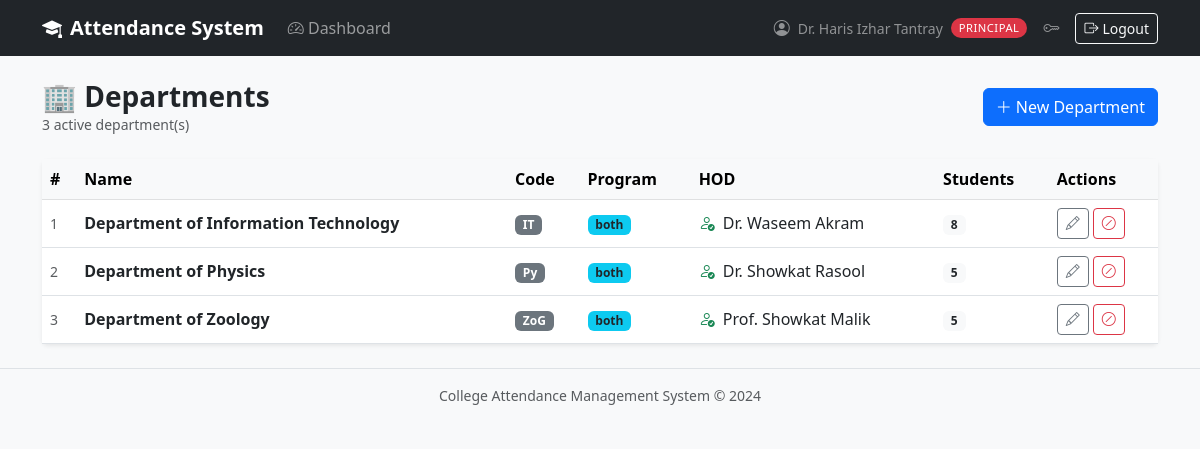
/principal/departments (signed in), run on an earlier commit of the app's database.
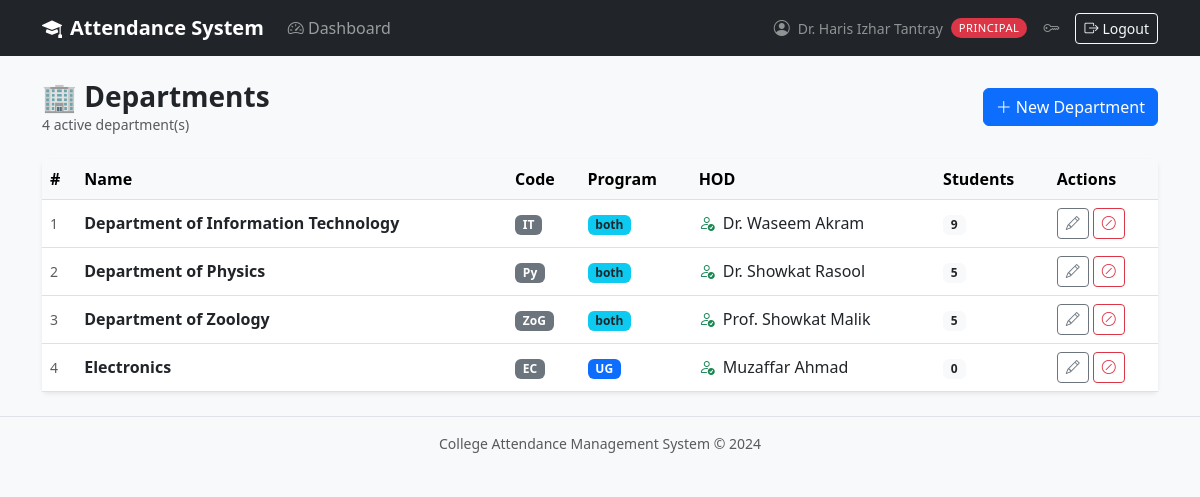
And on a later commit of the database.
### app/models/department.py (models this page shows, shortened)
class Department(db.Model):
    __tablename__ = 'departments'
    id   = db.Column(db.Integer, primary_key=True)
    name = db.Column(db.String(100), unique=True, nullable=False)
    code = db.Column(db.String(10),  unique=True, nullable=False)
    program_type = db.Column(
        db.String(10),
        nullable=False,
        default='UG'
    )
    is_active  = db.Column(db.Boolean, default=True, nullable=False)
    created_at = db.Column(db.DateTime, default=datetime.utcnow, nullable=False)
    teachers = db.relationship('Teacher', back_populates='department',
                               lazy='dynamic')
    students = db.relationship('Student', back_populates='department',
                               lazy='dynamic')
    subjects = db.relationship('Subject', back_populates='department',
                               lazy='dynamic')
    @property
    def hod(self):
        return self.teachers.filter_by(is_hod=True, is_active=True).first()
    @property
    def total_students(self):
        return self.students.filter_by(is_graduated=False).count()

### app/models/user.py (models this page shows, shortened)
class User(UserMixin, db.Model):
    __tablename__ = 'users'
    id = db.Column(db.Integer, primary_key=True)
    email = db.Column(db.String(120), unique=True, nullable=False, index=True)
    first_name = db.Column(db.String(50), nullable=False)
    last_name  = db.Column(db.String(50), nullable=False)
    password_hash = db.Column(db.String(256), nullable=False)
    role = db.Column(db.String(20), nullable=False)
    is_active = db.Column(db.Boolean, default=True, nullable=False)
    created_at = db.Column(db.DateTime, default=datetime.utcnow, nullable=False)
    updated_at = db.Column(db.DateTime, default=datetime.utcnow,
                           onupdate=datetime.utcnow, nullable=False)
    teacher_profile = db.relationship('Teacher', back_populates='user',
                                      uselist=False, cascade='all, delete-orphan')
    student_profile = db.relationship('Student', back_populates='user',
                                      uselist=False, cascade='all, delete-orphan')
    @property
    def is_principal(self):
        return self.role == Role.PRINCIPAL
    @property
    def full_name(self):
        return f"{self.first_name} {self.last_name}"

### app/routes/principal.py (the view)
@principal_bp.route('/departments')
@login_required
@principal_required
def list_departments():
    departments = get_all_departments()
    return render_template('principal/departments.html',
                           departments=departments,
                           title='Manage Departments')

### app/models/teacher.py (called while the page is built)
    @property
    def full_name(self):
        return self.user.full_name if self.user else 'Unknown'

### app/services/principal_service.py (called while the page is built)
def get_all_departments(include_inactive=False):
    query = Department.query
    if not include_inactive:
        query = query.filter_by(is_active=True)
    return query.order_by(Department.name).all()

### app/templates/principal/departments.html (shortened to what this page needs)
{% extends "shared/base.html" %}
{% block content %}
<div class="d-flex justify-content-between align-items-center mb-4">
    <div>
        <h3 class="fw-bold mb-0">🏢 Departments</h3>
        <p class="text-muted small mb-0">{{ departments|length }} active department(s)</p>
    </div>
    <a href="{{ url_for('principal.create_department_view') }}"
       class="btn btn-primary">
        <i class="bi bi-plus-lg me-1"></i>New Department
    </a>
</div>
<div class="card border-0 shadow-sm">
    <div class="table-responsive">
        <table class="table table-hover align-middle mb-0">
            <thead class="table-light">
                <tr>
                    <th>#</th>
                    <th>Name</th>
                    <th>Code</th>
                    <th>Program</th>
                    <th>HOD</th>
                    <th>Students</th>
                    <th>Actions</th>
                </tr>
            </thead>
            <tbody>
                {% for dept in departments %}
                <tr>
                    <td class="text-muted small">{{ loop.index }}</td>
                    <td class="fw-semibold">{{ dept.name }}</td>
                    <td>
                        <span class="badge bg-secondary">{{ dept.code }}</span>
                    </td>
                    <td>
                        <span class="badge
                            {% if dept.program_type == 'UG' %}bg-primary
                            {% elif dept.program_type == 'PG' %}bg-warning text-dark
                            {% else %}bg-info text-dark{% endif %}">
                            {{ dept.program_type }}
                        </span>
                    </td>
                    <td>
                        {% if dept.hod %}
                            <i class="bi bi-person-check text-success me-1"></i>
                            {{ dept.hod.full_name }}
                        {% else %}
                            <span class="text-danger small">
                                <i class="bi bi-exclamation-triangle me-1"></i>Not assigned
                            </span>
                        {% endif %}
                    </td>
                    <td>
                        <span class="badge bg-light text-dark">
                            {{ dept.total_students }}
                        </span>
                    </td>
                    <td>
                        <div class="d-flex gap-1">
                            <a href="{{ url_for('principal.edit_department', dept_id=dept.id) }}"
                               class="btn btn-sm btn-outline-secondary"
                               title="Edit">
                                <i class="bi bi-pencil"></i>
                            </a>
                            <form method="POST"
                                  action="{{ url_for('principal.deactivate_department_view', dept_id=dept.id) }}"
                                  onsubmit="return confirm('Deactivate {{ dept.name }}? This cannot be undone while students are enrolled.')">
                                <button type="submit" class="btn btn-sm btn-outline-danger"
                                        title="Deactivate">
                                    <i class="bi bi-slash-circle"></i>
                                </button>
                            </form>
                        </div>
                    </td>
                </tr>
                {% endfor %}
            </tbody>
        </table>
    </div>
</div>
{% endblock %}

What changed in the data, as far as the page shows it:
computed for Department "Department of Information Technology": total_students "8" → "9"
added Department: name "Electronics", code "EC", program_type "UG", hod.full_name "Muzaffar Ahmad", total_students "0"
Also different on the page:
{{ departments|length }}: "3" → "4"
